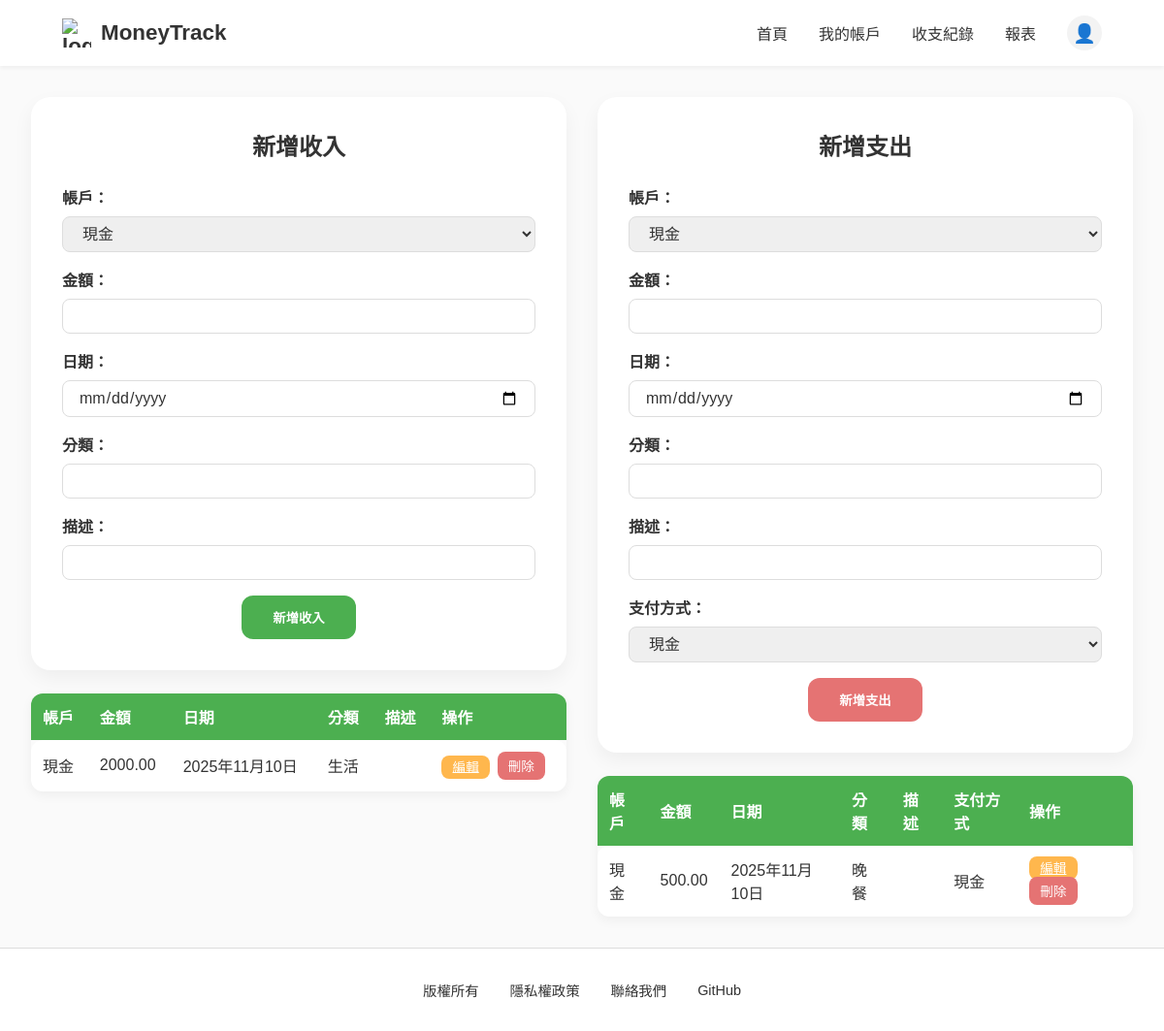
Page /moneytrack/finance/ (signed in) on the earlier database version.
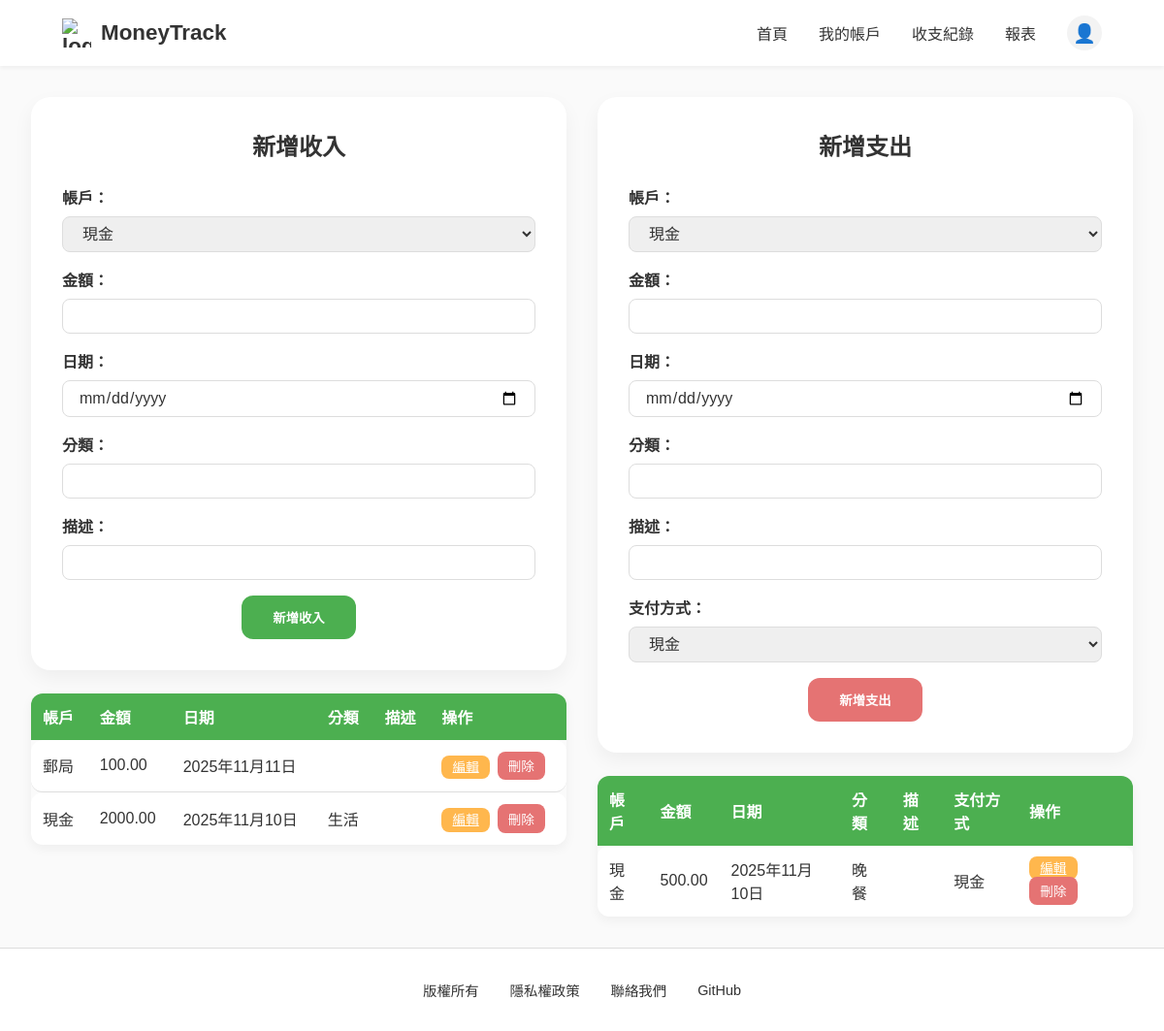
Same page on the later database version.
### apps/moneytrack/models/income.py (models this page shows, shortened)
class Income(models.Model):
    account = models.ForeignKey(Account, on_delete=models.CASCADE, related_name='incomes', null=True, blank=True)
    amount = models.DecimalField(max_digits=12, decimal_places=2)
    date = models.DateField()
    category = models.CharField(max_length=30, blank=True)  # 可選分類
    description = models.TextField(blank=True)
    class Meta:
        verbose_name = '收入'
        verbose_name_plural = '收入'

### apps/moneytrack/models/account.py (models this page shows, shortened)
class Account(models.Model):
    user = models.ForeignKey(User, on_delete=models.CASCADE, related_name='accounts')
    bank_name = models.CharField(max_length=50)  # 例如：現金、中信銀行
    balance = models.DecimalField(max_digits=12, decimal_places=2, default=0)
    class Meta:
        verbose_name = '帳戶'
        verbose_name_plural = '帳戶'

### apps/moneytrack/models/expense.py (models this page shows, shortened)
class Expense(models.Model):
    account = models.ForeignKey(Account, on_delete=models.CASCADE, related_name='expenses', null=True, blank=True)
    amount = models.DecimalField(max_digits=12, decimal_places=2)
    date = models.DateField()
    category = models.CharField(max_length=30, blank=True)  # 可選分類
    description = models.TextField(blank=True)
    payment_method = models.CharField(
        max_length=20,
        default='現金',
        choices=[
            ('現金', '現金'),
            ('信用卡', '信用卡'),
            ('轉帳', '轉帳'),
        ]
    )
    class Meta:
        verbose_name = '支出'
        verbose_name_plural = '支出'

### apps/moneytrack/views.py (the view)
# urls.py: path('finance/', views.FinanceListView.as_view(), name='finance_list'),
class FinanceListView(LoginRequiredMixin, View):
    def get(self, request):
        accounts = Account.objects.filter(user=request.user)
        incomes = Income.objects.filter(account__in=accounts).order_by('-date')
        expenses = Expense.objects.filter(account__in=accounts).order_by('-date')
        return render(request, 'moneytrack/income_expense_form.html', {
            'accounts': accounts,
            'incomes': incomes,
            'expenses': expenses
        })

### apps/moneytrack/templates/moneytrack/income_expense_form.html (shortened to what the changed rows need)
{% extends "core/base.html" %}
{% block content %}
<div class="content-wrapper">
    <div class="card-wrapper">
        <div class="card-form">
            <h2>新增收入</h2>
        </div>
        <table class="table-card">
            <thead>
                <tr>
                    <th>帳戶</th>
                    <th>金額</th>
                    <th>日期</th>
                    <th>分類</th>
                    <th>描述</th>
                    <th>操作</th>
                </tr>
            </thead>
            <tbody>
                {% for income in incomes %}
                <tr>
                    <td>{{ income.account.bank_name }}</td>
                    <td>{{ income.amount }}</td>
                    <td>{{ income.date }}</td>
                    <td>{{ income.category }}</td>
                    <td>{{ income.description }}</td>
                    <td>
                        <a href="{% url 'moneytrack:edit_income' income.id %}" class="btn-action btn-edit">編輯</a>
                        <form method="post" action="{% url 'moneytrack:delete_income' income.id %}" style="display:inline;">
                            <button type="submit" class="btn-action btn-delete">刪除</button>
                        </form>
                    </td>
                </tr>
                {% empty %}
                <tr>
                    <td colspan="6" class="text-center">目前沒有收入紀錄。</td>
                </tr>
                {% endfor %}
            </tbody>
        </table>
    </div>
    <div class="card-wrapper">
        <div class="card-form">
            <h2>新增支出</h2>
        </div>
        <table class="table-card">
            <thead>
                <tr>
                    <th>帳戶</th>
                    <th>金額</th>
                    <th>日期</th>
                    <th>分類</th>
                    <th>描述</th>
                    <th>支付方式</th>
                    <th>操作</th>
                </tr>
            </thead>
            <tbody>
                {% for expense in expenses %}
                <tr>
                    <td>{{ expense.account.bank_name }}</td>
                    <td>{{ expense.amount }}</td>
                    <td>{{ expense.date }}</td>
                    <td>{{ expense.category }}</td>
                    <td>{{ expense.description }}</td>
                    <td>{{ expense.payment_method }}</td>
                    <td>
                        <a href="{% url 'moneytrack:edit_expense' expense.id %}" class="btn-action btn-edit">編輯</a>
                        <form method="post" action="{% url 'moneytrack:delete_expense' expense.id %}" style="display:inline;">
                            <button type="submit" class="btn-action btn-delete">刪除</button>
                        </form>
                    </td>
                </tr>
                {% empty %}
                <tr>
                    <td colspan="7" class="text-center">目前沒有支出紀錄。</td>
                </tr>
                {% endfor %}
            </tbody>
        </table>
    </div>
</div>
{% endblock %}

Differences in the rows shown:
added Income: account.bank_name "郵局", amount "100.00", date "2025年11月11日"
